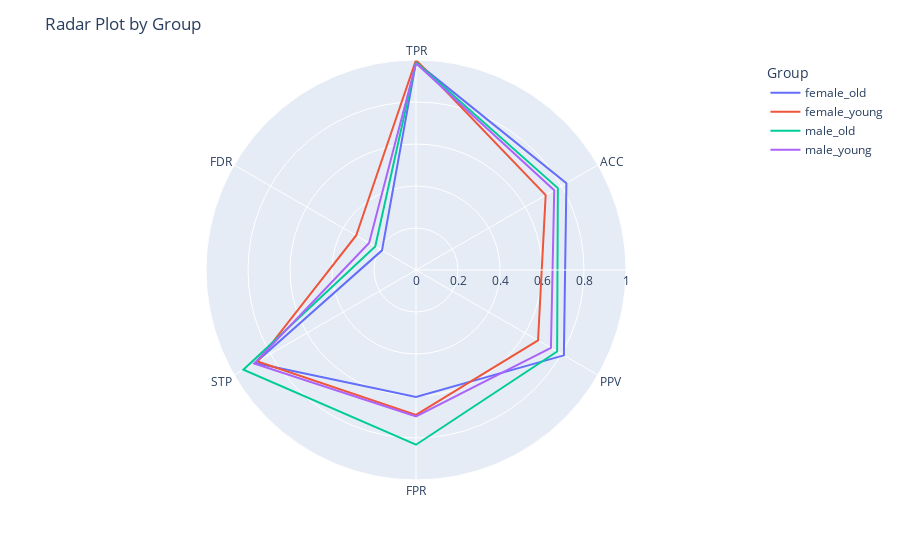

Here is the notebook cell this chart was saved with:
### Code cell
display_groups_fairness(SELECTED_MODEL, explainers_fairness, METRICS_LIST)

### Figure 1 — Plotly figure (JSON) as saved in the notebook; plotly's stock layout.template omitted (floating-point values rounded to 4 significant figures)
{"data": [{"hovertemplate": "<b>%{hovertext}</b><br><br>Group=female_old<br>Value=%{r}<br>Fairness Metric=%{theta}<extra></extra>", "hovertext": ["female_old", "female_old", "female_old", "female_old", "female_old", "female_old", "female_old"], "legendgroup": "female_old", "line": {"color": "#636efa", "dash": "solid"}, "marker": {"symbol": "circle"}, "mode": "lines", "name": "female_old", "r": [0.99, 0.827, 0.813, 0.605, 0.885, 0.187, 0.99], "showlegend": true, "subplot": "polar", "theta": ["TPR", "ACC", "PPV", "FPR", "STP", "FDR", "TPR"], "type": "scatterpolar"}, {"hovertemplate": "<b>%{hovertext}</b><br><br>Group=female_young<br>Value=%{r}<br>Fairness Metric=%{theta}<extra></extra>", "hovertext": ["female_young", "female_young", "female_young", "female_young", "female_young", "female_young", "female_young"], "legendgroup": "female_young", "line": {"color": "#EF553B", "dash": "solid"}, "marker": {"symbol": "circle"}, "mode": "lines", "name": "female_young", "r": [1, 0.713, 0.671, 0.69, 0.871, 0.329, 1], "showlegend": true, "subplot": "polar", "theta": ["TPR", "ACC", "PPV", "FPR", "STP", "FDR", "TPR"], "type": "scatterpolar"}, {"hovertemplate": "<b>%{hovertext}</b><br><br>Group=male_old<br>Value=%{r}<br>Fairness Metric=%{theta}<extra></extra>", "hovertext": ["male_old", "male_old", "male_old", "male_old", "male_old", "male_old", "male_old"], "legendgroup": "male_old", "line": {"color": "#00cc96", "dash": "solid"}, "marker": {"symbol": "circle"}, "mode": "lines", "name": "male_old", "r": [0.989, 0.78, 0.776, 0.832, 0.949, 0.224, 0.989], "showlegend": true, "subplot": "polar", "theta": ["TPR", "ACC", "PPV", "FPR", "STP", "FDR", "TPR"], "type": "scatterpolar"}, {"hovertemplate": "<b>%{hovertext}</b><br><br>Group=male_young<br>Value=%{r}<br>Fairness Metric=%{theta}<extra></extra>", "hovertext": ["male_young", "male_young", "male_young", "male_young", "male_young", "male_young", "male_young"], "legendgroup": "male_young", "line": {"color": "#ab63fa", "dash": "solid"}, "marker": {"symbol": "circle"}, "mode": "lines", "name": "male_young", "r": [0.985, 0.76, 0.742, 0.697, 0.89, 0.258, 0.985], "showlegend": true, "subplot": "polar", "theta": ["TPR", "ACC", "PPV", "FPR", "STP", "FDR", "TPR"], "type": "scatterpolar"}], "layout": {"legend": {"title": {"text": "Group"}, "tracegroupgap": 0}, "margin": {"t": 60}, "polar": {"angularaxis": {"direction": "clockwise", "rotation": 90}, "domain": {"x": [0, 1], "y": [0, 1]}, "radialaxis": {"nticks": 6, "range": [0, 1], "tickangle": 0}}, "title": {"text": "Radar Plot by Group"}}}
